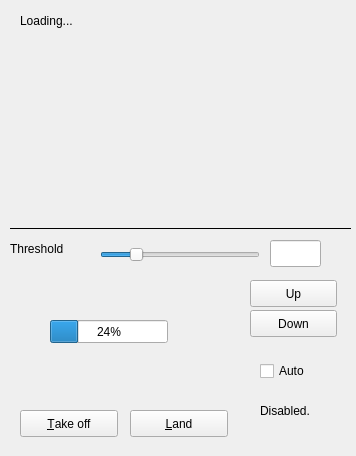
<?xml version="1.0" encoding="UTF-8"?>
<ui version="4.0">
 <class>Form</class>
 <widget class="QWidget" name="Form">
  <property name="geometry">
   <rect>
    <x>0</x>
    <y>0</y>
    <width>356</width>
    <height>456</height>
   </rect>
  </property>
  <property name="windowTitle">
   <string>Form</string>
  </property>
  <widget class="QLabel" name="lbVideo">
   <property name="geometry">
    <rect>
     <x>20</x>
     <y>10</y>
     <width>71</width>
     <height>21</height>
    </rect>
   </property>
   <property name="text">
    <string>Loading...</string>
   </property>
  </widget>
  <widget class="QLabel" name="up_lbl">
   <property name="geometry">
    <rect>
     <x>150</x>
     <y>240</y>
     <width>64</width>
     <height>64</height>
    </rect>
   </property>
   <property name="text">
    <string/>
   </property>
   <property name="pixmap">
    <pixmap>img/up_up.png</pixmap>
   </property>
  </widget>
  <widget class="Line" name="line_6">
   <property name="geometry">
    <rect>
     <x>10</x>
     <y>220</y>
     <width>341</width>
     <height>16</height>
    </rect>
   </property>
   <property name="frameShadow">
    <enum>QFrame::Plain</enum>
   </property>
   <property name="orientation">
    <enum>Qt::Horizontal</enum>
   </property>
  </widget>
  <widget class="QPushButton" name="pbLand">
   <property name="geometry">
    <rect>
     <x>130</x>
     <y>410</y>
     <width>98</width>
     <height>27</height>
    </rect>
   </property>
   <property name="text">
    <string>&amp;Land</string>
   </property>
  </widget>
  <widget class="QSlider" name="hsThreshold">
   <property name="geometry">
    <rect>
     <x>100</x>
     <y>240</y>
     <width>160</width>
     <height>29</height>
    </rect>
   </property>
   <property name="value">
    <number>20</number>
   </property>
   <property name="orientation">
    <enum>Qt::Horizontal</enum>
   </property>
  </widget>
  <widget class="QLabel" name="label">
   <property name="geometry">
    <rect>
     <x>10</x>
     <y>240</y>
     <width>71</width>
     <height>17</height>
    </rect>
   </property>
   <property name="text">
    <string>Threshold</string>
   </property>
  </widget>
  <widget class="QPushButton" name="pbTakeoff">
   <property name="geometry">
    <rect>
     <x>20</x>
     <y>410</y>
     <width>98</width>
     <height>27</height>
    </rect>
   </property>
   <property name="text">
    <string>&amp;Take off</string>
   </property>
  </widget>
  <widget class="QPushButton" name="pbUp">
   <property name="geometry">
    <rect>
     <x>250</x>
     <y>280</y>
     <width>87</width>
     <height>27</height>
    </rect>
   </property>
   <property name="text">
    <string>Up</string>
   </property>
  </widget>
  <widget class="QPushButton" name="pbDown">
   <property name="geometry">
    <rect>
     <x>250</x>
     <y>310</y>
     <width>87</width>
     <height>27</height>
    </rect>
   </property>
   <property name="text">
    <string>Down</string>
   </property>
  </widget>
  <widget class="QCheckBox" name="cbAuto">
   <property name="geometry">
    <rect>
     <x>260</x>
     <y>360</y>
     <width>89</width>
     <height>22</height>
    </rect>
   </property>
   <property name="text">
    <string>Auto</string>
   </property>
  </widget>
  <widget class="QLabel" name="lbAuto">
   <property name="geometry">
    <rect>
     <x>260</x>
     <y>390</y>
     <width>81</width>
     <height>41</height>
    </rect>
   </property>
   <property name="text">
    <string>Disabled.</string>
   </property>
  </widget>
  <widget class="QProgressBar" name="progressBar">
   <property name="geometry">
    <rect>
     <x>50</x>
     <y>320</y>
     <width>118</width>
     <height>23</height>
    </rect>
   </property>
   <property name="value">
    <number>24</number>
   </property>
  </widget>
  <widget class="QLineEdit" name="le_threshold">
   <property name="geometry">
    <rect>
     <x>270</x>
     <y>240</y>
     <width>51</width>
     <height>27</height>
    </rect>
   </property>
  </widget>
 </widget>
 <resources/>
 <connections/>
</ui>
